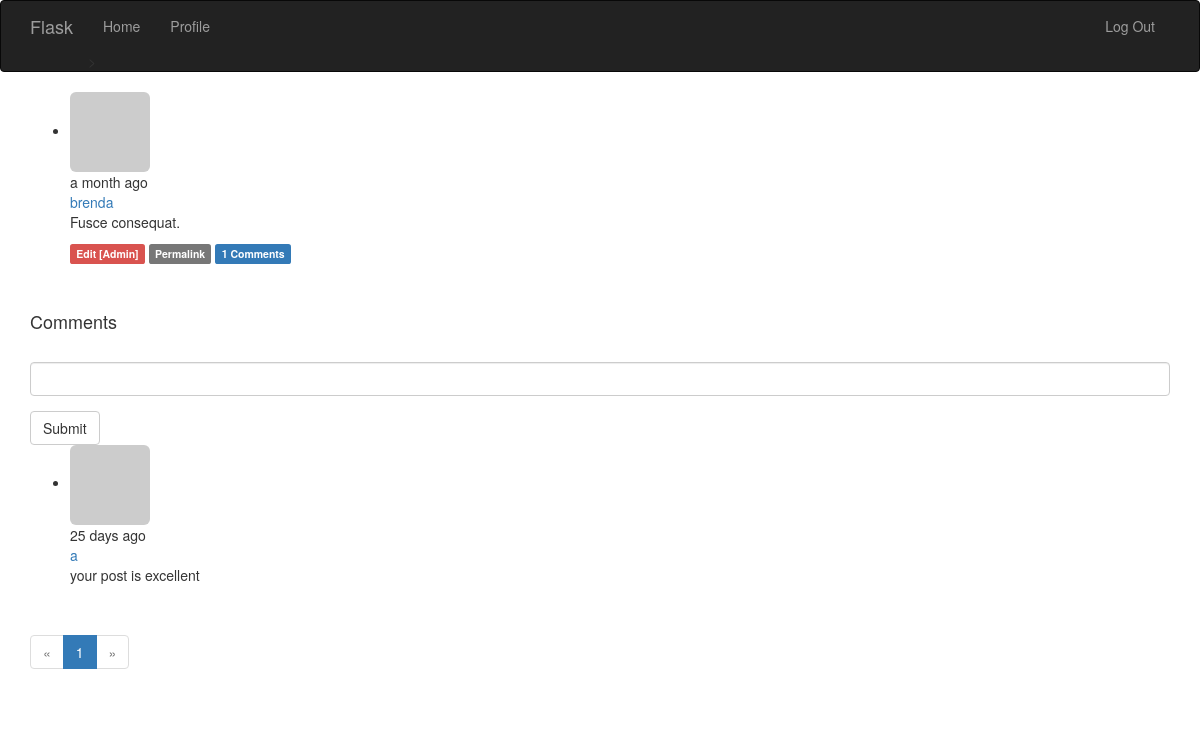
Screenshot of /post/63 (signed in) with the database file from the repository.
### app/models.py (models this page shows, shortened)
class Post(db.Model): #文章模型
    __tablename__ = 'posts'
    id = db.Column(db.Integer, primary_key=True)
    body = db.Column(db.Text)
    timestamp = db.Column(db.DateTime, index=True, default=datetime.utcnow)
    author_id = db.Column(db.Integer, db.ForeignKey('users.id'))
    body_html = db.Column(db.Text)
    comments = db.relationship('Comment', backref='post', lazy='dynamic')

class User(UserMixin, db.Model): #UserMixin包含p82页的方法的默认实现
    __tablename__ = 'users'
    id = db.Column(db.Integer, primary_key=True)
    email = db.Column(db.Integer, unique=True, index=True)
    username = db.Column(db.String(64), unique=True, index=True)
    role_id = db.Column(db.Integer, db.ForeignKey('roles.id'))
    password_hash = db.Column(db.String(128))
    confirmed = db.Column(db.Boolean, default=False)
    name = db.Column(db.String(64)) #真是姓名
    location = db.Column(db.String(64)) #所在地
    about_me = db.Column(db.Text()) #自我介绍，string和text的区别是后者不需要指定最大长度
    member_since = db.Column(db.DateTime(), default=datetime.utcnow) #注册日期
    last_seen = db.Column(db.DateTime(), default=datetime.utcnow) #最后访问时间
    avatar_hash = db.Column(db.String(32)) #使用缓存的MD5散列值生成Gravatar URL
    posts = db.relationship('Post', backref='author', lazy='dynamic')
    followed = db.relationship('Follow',
                               foreign_keys=[Follow.follower_id],
                               backref=db.backref('follower',lazy='joined'), #回引Follow模型
                               lazy='dynamic',
                               cascade='all, delete-orphan')
    followers = db.relationship('Follow',
                               foreign_keys=[Follow.followed_id],
                               backref=db.backref('followed',lazy='joined'), #joined，立即从联结查询中加载相关对象
                               lazy='dynamic',
                               cascade='all, delete-orphan')
    comments = db.relationship('Comment', backref='author', lazy='dynamic')
    """
    计算密码散列值的函数通过名为password的只写属性实现。
    如果试图读取password属性的值，会返回错误，
    因为生成散列值后就无法还原成原来的密码了
    """
    @property
    def password(self):
        raise AttributeError('password is not a readable attribute')
    def can(self, permissions):
        print(self.role)
        return True
        return self.role is not None and (self.role.permissions & permissions) == permissions
    def is_administrator(self):
        return self.can(Permission.ADMINISTER)
    def ping(self):
        self.last_seen = datetime.utcnow()
        db.session.add(self)
    def gravatar(self, size=100, default='identicon', rating='g'): #构建gravatar URL,用于生成头像
        if request.is_secure:
            url = 'https://secure.gravatar.com/avatar'
        else:
            url = 'https://www.gravatar.com/avatar'
        hash = hashlib.md5(self.email.encode('utf-8')).hexdigest()
        return '{url}/{hash}?s={size}&d={default}&r={rating}'.format(
            url=url, hash=hash, size=size, default=default, rating=rating)

class Comment(db.Model):
    id = db.Column(db.Integer, primary_key=True)
    body = db.Column(db.Text)
    body_html = db.Column(db.Text)
    timestamp = db.Column(db.DateTime, index=True, default=datetime.utcnow)
    disabled = db.Column(db.Boolean)
    author_id = db.Column(db.Integer, db.ForeignKey('users.id'))
    post_id = db.Column(db.Integer, db.ForeignKey('posts.id'))

### app/main/views.py (the view, shortened to what this page needs)
@main.route('/post/<int:id>', methods=['GET', 'POST']) #博客文章的URL由插入数据库时分配的唯一id构建
def post(id):
    post = Post.query.get_or_404(id)
    form = CommentForm()
    page = request.args.get('page', 1, type=int)
    if page == -1:
        page = (post.comments.count()-1) // 21
    pagination = post.comments.order_by(Comment.timestamp.asc()).paginate(
        page, per_page=20,error_out=False)
    comments = pagination.items
    return render_template('post.html', posts=[post], form=form,
                           comments=comments, pagination=pagination)

### app/main/forms.py
class CommentForm(Form): #评论输入
    body = StringField('', validators=[DataRequired()])
    submit = SubmitField('Submit')

### app/auth/views.py (called while the page is built)
@auth.before_app_request
def before_request():
    if current_user.is_authenticated:
        current_user.ping()
        if not current_user.confirmed and request.endpoint[:5] != 'auth.':
            return redirect(url_for('auth.unconfirmed'))

### app/main/__init__.py (called while the page is built)
@main.app_context_processor
def inject_permissions():
    return dict(Permission=Permission)

### app/models.py (called while the page is built)
@login_manager.user_loader #加载用户的回调函数
def load_user(user_id):
    return User.query.get(int(user_id))

    def __repr__(self): #返回可读性的字符串表示模型，__str__是面向用户的，而__repr__面向程序员
        return '<Role %r>' % self.name

### app/templates/post.html (shortened to what this page needs)
{% extends "base.html" %}
{% import "bootstrap/wtf.html" as wtf %}
{% import "_macros.html" as macros %}
{% block page_content %}
{% include '_post.html' %}
<h4 id="comments">Comments</h4>
{% if current_user.can(Permission.COMMENT) %}
<div class="comment-form">
    {{ wtf.quick_form(form) }}
</div>
{% endif %}
{% include '_comments.html' %}
{% if pagination %}
<div class="pagination">
    {{ macros.pagination_widget(pagination, '.post', fragment='#comments', id=posts[0].id) }}
</div>
{% endif %}
{% endblock %}

### app/templates/_post.html
<ul class="posts">
    {% for post in posts %}
    <li class="post">
        <div class="post-thumbnail">
            <a href="{{ url_for('.user', username=post.author.username) }}">
                <img class="img-rounded profile-thumbnail" src="{{ post.author.gravatar(size=40) }}">
            </a>
        </div>
        <div class="post-content">
            <div class="post-date">{{ moment(post.timestamp).fromNow() }}</div>
            <div class="post-author"><a href="{{ url_for('.user', username=post.author.username) }}">{{ post.author.username }}</a></div>
            <div class="post-body">
                {% if post.body_html %}
                    {{ post.body_html | safe }}
                {% else %}
                    {{ post.body }}
                {% endif %}
            </div>
            <div class="post-footer">
                {% if current_user == post.author %}
                <a href="{{ url_for('.edit', id=post.id) }}">
                    <span class="label label-primary">Edit</span>
                </a>
                {% elif current_user.is_administrator() %}
                <a href="{{ url_for('.edit', id=post.id) }}">
                    <span class="label label-danger">Edit [Admin]</span>
                </a>
                {% endif %}
                <a href="{{ url_for('.post', id=post.id) }}">
                    <span class="label label-default">Permalink</span>
                </a>
                <a href="{{ url_for('.post', id=post.id) }}#comments">
                    <span class="label label-primary">{{ post.comments.count() }} Comments</span>
                </a>
            </div>
        </div>
    </li>
    <br>
    <br>
    {% endfor %}
</ul>

### app/templates/_comments.html
<ul class="comments">
    {% for comment in comments %}
    <li class="comment">
        <div class="comment-thumbnail">
            <a href="{{ url_for('.user', username=comment.author.username) }}">
                <img class="img-rounded profile-thumbnail" src="{{ comment.author.gravatar(size=40) }}">
            </a>
        </div>
        <div class="comment-content">
            <div class="comment-date">{{ moment(comment.timestamp).fromNow() }}</div>
            <div class="comment-author"><a href="{{ url_for('.user', username=comment.author.username) }}">{{ comment.author.username }}</a></div>
            <div class="comment-body">
                {% if comment.body_html %}
                    {{ comment.body_html | safe }}
                {% else %}
                    {{ comment.body }}
                {% endif %}
            </div>
        </div>
    </li>
    {% endfor %}
</ul>

### rows the page displays
Post: timestamp "a month ago", author.username "brenda", body_html "Fusce consequat.", comments.count "1"
Comment: timestamp "25 days ago", author.username "a", body "your post is excellent"

### other values shown
{{ p }} "1"
